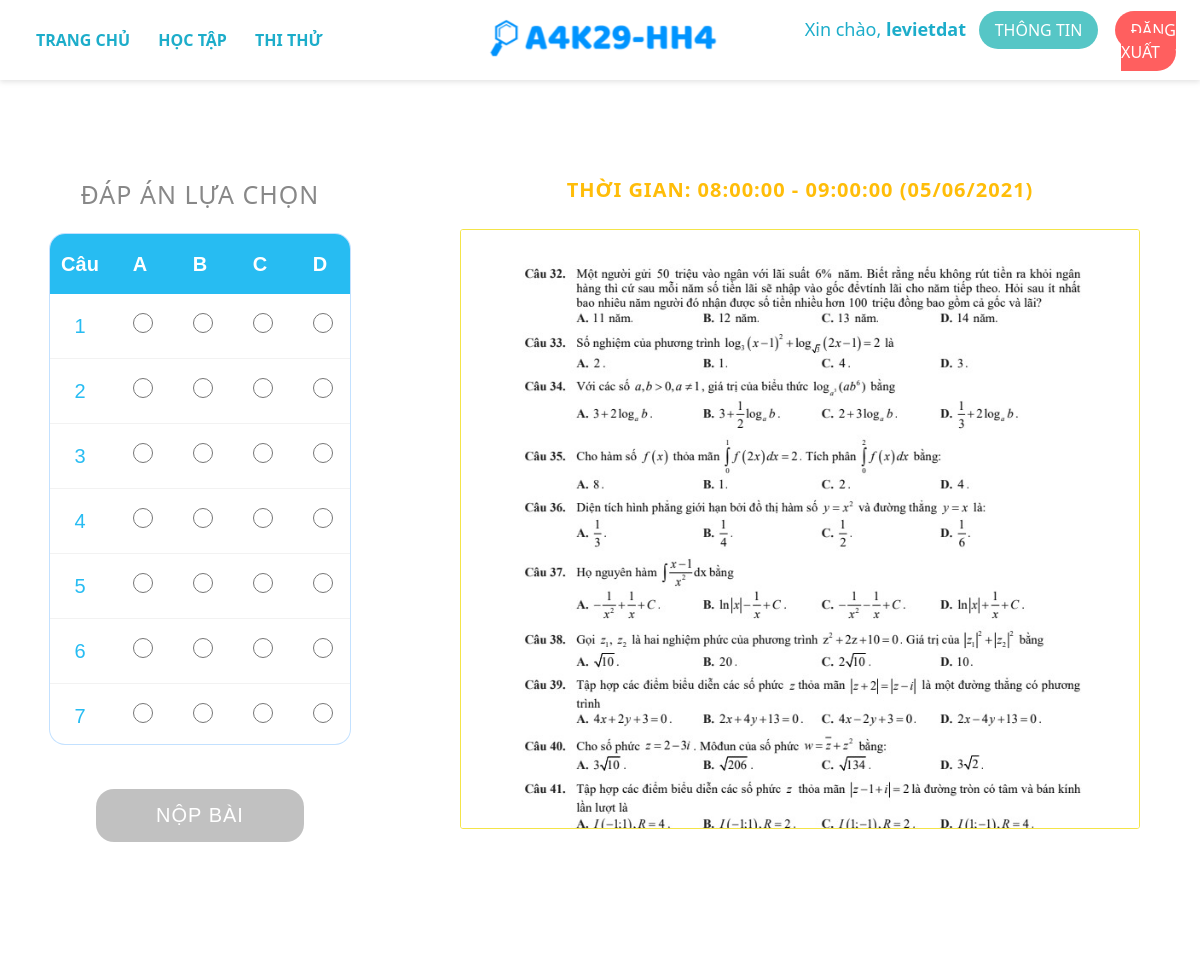
Screenshot of /practice.php?p=9 (signed in) with the database file from the repository.
### tables this page shows
CREATE TABLE `danhsach_luyentap` (
  `idluyentap` int(100) NOT NULL,
  `tenbailuyentap` varchar(250) DEFAULT NULL,
  `ngay` date NOT NULL,
  `giobatdau` time DEFAULT NULL,
  `gioketthuc` time NOT NULL,
  `sotrang` int(20) DEFAULT NULL,
  `socauhoi` int(50) DEFAULT NULL,
  `dapan` varchar(200) DEFAULT NULL
);

### practice_inner.php (the view, shortened to what this page needs)
<main class="contest-container">
	<div class="column column-left">
		<span class="column-left--top">
				Đáp Án Lựa Chọn
		</span>
		<div class="column-left--center">
			<form class="js-answer-form">
				<table>
					<thead>
						<tr>
							<th>Câu</th>
							<th>A</th>
							<th>B</th>
							<th>C</th>
							<th>D</th>
						</tr>
					</thead>
					<tbody>
						<?php
							$query = mysqli_query($conn,"SELECT socauhoi FROM danhsach_luyentap WHERE idluyentap=$p");
							$row = mysqli_fetch_assoc($query);
							for ($index=1; $index<=$row['socauhoi']; $index++) {
								echo <<<EOD
													<tr>
													<td> $index </td>
													<td ><input type="radio" class="answer-radio" value="A" name="$index"></td>
													<td><input type="radio" class="answer-radio" value="B" name="$index"></td>
													<td><input type="radio" class="answer-radio" value="C" name="$index"></td>
													<td><input type="radio" class="answer-radio" value="D" name="$index"></td>
													</tr>
										EOD;
							}
						?>
					</tbody>
				</table>
			</form>
		</div>
		<div class="column-left--bottom">
				<button class="btn-submit popup-trigger <?php if ($STATUS == 2) echo 'btn-disabled' ?>" onclick="confirmAnswer(<?php echo $STATUS ?>)">Nộp Bài</button>
		</div>
	</div>
	<?php $p = $_GET['p']; ?>
	<div class="column column-right" data-p = "<?php echo $p; ?>">
		<div class="column-right--top">
				<span>
					Thời gian:
					<?php
						$query = mysqli_query($conn,"SELECT * FROM danhsach_luyentap WHERE idluyentap=$p");
						$row = mysqli_fetch_assoc($query);
						$date = date_format(date_create($row['ngay']),"d/m/Y");
						echo $row['giobatdau'].' - '. $row['gioketthuc'].' ('.$date.')';
					?>
				</span>
		</div>
		<div class="column-right--center">
			<div class="showimage">
				<?php
					$query = mysqli_query($conn,"SELECT * FROM danhsach_luyentap WHERE idluyentap=$p");
					$row = mysqli_fetch_assoc($query);
					for ($i = 1; $i <= $row['sotrang']; $i++) {
						?>
						<img src="./assets/practice/practice_<?php echo $p.'/'.'('.$i.').jpg'?>" alt="" class="image">
						<?php
					}
				?>
			</div>
		</div>
	</div>
</main>

### main.css (style rules this page uses)
:root { --bg-html: #ffffff; --text-color: #848484; --header-height: 5rem; --header-shadow: 0px 0px 9px 3px rgba(41,41,41,.1); --banner-height: 680px; --z-index_header: 10000; --z-index_Mobile_header: 100; --z-index_banner: 99; --z-index_banner__heading: 100; --color-theme: #ff5f5f; --pink: #ff5c62; --my-green: #0ff5a4; --green: #28a745; --teal: #20c997; --cyan: #17a2b8; --gray: #6c757d; --gray-dark: #343a40; --primary: #007bff; --secondary: #6c757d; --success: #28a745; --info: #17a2b8; --private-info: #56c6c6; --warning: #ffc107; --danger: #dc3545; --light: #f8f9fa; --dark: #343a40; --font-family-sans-serif: -apple-system,BlinkMacSystemFont,"Segoe UI",Roboto,"Helvetica Neue",Arial,"Noto Sans",sans-serif,"Apple Color Emoji","Segoe UI Emoji","Segoe UI Symbol","Noto Color Emoji"; --font-family-monospace: SFMono-Regular,Menlo,Monaco,Consolas,"Liberation Mono","Courier New",monospace; }
* { box-sizing: inherit; outline: none; padding: 0; margin: 0; }
html { font-size: 16px; font-family: 'Segoe UI', sans-serif; box-sizing: border-box; color: var(--text-color); background-color: var(--bg-html); }
body { font-style: normal; font-weight: normal; font-weight: 400; min-height: 100vh; display: flex; flex-direction: column; }

### contest.css (style rules this page uses)
:root { --contest-container__height: 850px; }
.contest-container { display: flex; width: 100%; height: var(--contest-container__height); flex-direction: row; }
.column { background: white; text-align: center; flex-grow: 0; }
.column-left { width: 400px; display: flex; justify-content: center; flex-direction: column; align-items: center; background-color: var(--bg-html); }
.column-right { width: calc(100vw - 400px); display: flex; justify-content: center; flex-direction: column; align-items: center; background-color: var(--bg-html); }
.column-left--top { color: #888; text-transform: uppercase; letter-spacing: 1px; font-weight: 500; font-size: 25px; line-height: 50px; }
.column-left--center table { font-family: arial, sans-serif; border-collapse: collapse; border-radius: 15px; margin: 15px; max-width: 300px; overflow: hidden; background-color: white; box-shadow: 0 0 0 1px #1e8fff44; }
.column-left--center thead th { color: #fff; background-color: #00b0f0d8; line-height: 3; text-align: center; padding: 0px; font-size: 20px; }
.column-left--center tbody { display:block; height: 450px; overflow:auto; }
.column-left--center thead, .column-left--center tbody tr { display:table; width:100%; table-layout:fixed; }
.column-left--center tbody td { text-align: center; padding: 2px; line-height: 3; border-bottom: 1px solid #f2f2f2; color: #00b0f0d8; font-size: 20px; }
.column-left--center .answer-radio { width: 20px; height: 20px; margin-left: 6px; }
.column-left--bottom { margin-top: 30px; }
.column-left--bottom .btn-disabled { cursor: not-allowed !important; background-color: rgba(184, 184, 184, 0.863) !important; }
.column-left--bottom .btn-submit { padding: 15px 60px; color: white; border: 0px solid black; background-color: #1ECD97; border-radius: 18px; text-transform: uppercase; text-decoration: none; letter-spacing: 1px; font-size: 20px; cursor: pointer; }
.column-right--top { text-transform: uppercase; letter-spacing: 1px; font-size: 20px; color: #ffbd09; font-weight: 700; line-height: 48px; }
.column-right--center .showimage { height: 100vh; max-height: 600px; width: 85%; overflow-y: scroll; overflow-x: hidden; position: relative; margin: 15px auto; border-radius: 3px; border: 1px solid rgba(241, 218, 7, 0.733); display: flex; flex-direction: column; }
.column-right--center .showimage .image { width: 100%; height: auto; }
.popup-trigger { display: inline-block; }

### rows the page displays
danhsach_luyentap: giobatdau "08:00:00", gioketthuc "09:00:00", ngay "05/06/2021"

### other values shown
$_SESSION['username'] "levietdat"
